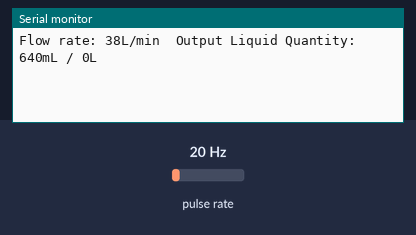
Simulated run of this sketch. Board: ESP8266 (NodeMCU). On the bench: the last lines printed to the serial monitor. Wiring (inferred from the names in the program): pulse sensor: data GPIO 5. Inputs (shaded band) come from the test bench; at power-on: pulse rate 20 Hz.

Above: at 1.2 s.
1.3 s: pulse rate (sensor on GPIO 5) set to 4 Hz
At 2.6 s:
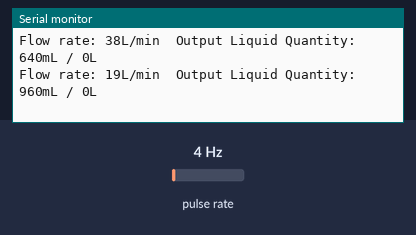
2.8 s: pulse rate (sensor on GPIO 5) set to 50 Hz
At 3.8 s:
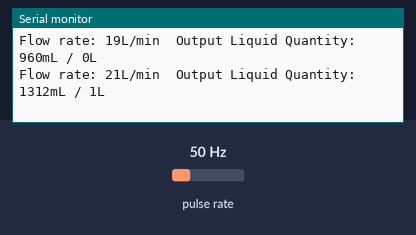
Timing chart, 0 to 5.8 s (numbered marks = the images above; inputs shaded):
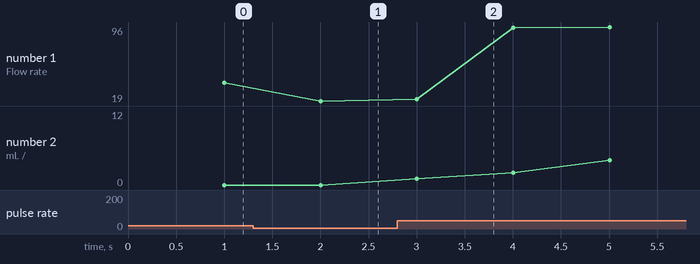

The sketch:

F7WWV2DIPLH8X4T.ino
```cpp
#define SENSOR  5
long currentMillis = 0;
long previousMillis = 0;
int interval = 1000;
//boolean ledState = LOW;
float calibrationFactor = 0.52;
volatile byte pulseCount;
byte pulse1Sec = 0;
float flowRate;
unsigned int flowMilliLitres;
unsigned long totalMilliLitres;
void ICACHE_RAM_ATTR pulseCounter()
{
  pulseCount++;
}
void setup()
{
  Serial.begin(115200);
//  thing.add_wifi(SSID, SSID_PASSWORD);
  pinMode(SENSOR, INPUT_PULLUP);
  pulseCount = 0;
  flowRate = 0.0;
  flowMilliLitres = 0;
  totalMilliLitres = 0;
  previousMillis = 0;
  attachInterrupt(digitalPinToInterrupt(SENSOR), pulseCounter, FALLING);
}
void loop()
{
  currentMillis = millis();
  if (currentMillis - previousMillis > interval) {
    pulse1Sec = pulseCount;
    pulseCount = 0;
    flowRate = ((1000.0 / (millis() - previousMillis)) * pulse1Sec) / calibrationFactor;
    previousMillis = millis();
    flowMilliLitres = (flowRate / 60) * 1000;
    totalMilliLitres += flowMilliLitres;
    // Print the flow rate for this second in litres / minute
    Serial.print("Flow rate: ");
    Serial.print(int(flowRate));  // Print the integer part of the variable
    Serial.print("L/min");
    Serial.print("\t");       // Print tab space
    // Print the cumulative total of litres flowed since starting
    Serial.print("Output Liquid Quantity: ");
    Serial.print(totalMilliLitres);
    Serial.print("mL / ");
    Serial.print(totalMilliLitres / 1000);
    Serial.println("L");
//    thing["data"] >> [](pson& out){
//    out["Flow Rate"] = flowRate;
//    out["Total"]= totalMilliLitres;
//     };
//    thing.handle();
//    thing.stream(thing["data"]);
  }
}
```

Measured:
- after the input at 1.3 s, the serial monitor: prints a new line after 0.70 s (image 1)
- after the input at 2.8 s, the serial monitor: prints a new line after 0.20 s (image 2)
- plotted number 1: 38 → 19 after the input at 1.3 s, 19 → 96 after the input at 2.8 s
- plotted number 2: 0 → 12 after the input at 2.8 s
